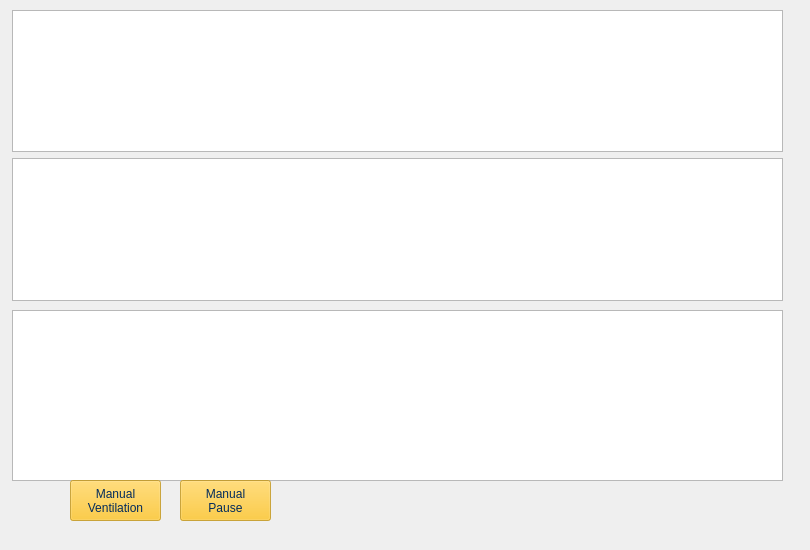
<?xml version="1.0" encoding="UTF-8"?>
<ui version="4.0">
 <class>Form</class>
 <widget class="QWidget" name="Form">
  <property name="geometry">
   <rect>
    <x>0</x>
    <y>0</y>
    <width>810</width>
    <height>550</height>
   </rect>
  </property>
  <property name="windowTitle">
   <string>Form</string>
  </property>
  <widget class="PlotWidget" name="graphPressure">
   <property name="geometry">
    <rect>
     <x>12</x>
     <y>310</y>
     <width>771</width>
     <height>171</height>
    </rect>
   </property>
   <property name="font">
    <font>
     <pointsize>16</pointsize>
    </font>
   </property>
   <property name="horizontalScrollBarPolicy">
    <enum>Qt::ScrollBarAlwaysOff</enum>
   </property>
   <property name="backgroundBrush">
    <brush brushstyle="SolidPattern">
     <color alpha="0">
      <red>0</red>
      <green>0</green>
      <blue>0</blue>
     </color>
    </brush>
   </property>
  </widget>
  <widget class="QWidget" name="layoutWidget">
   <property name="geometry">
    <rect>
     <x>12</x>
     <y>10</y>
     <width>771</width>
     <height>291</height>
    </rect>
   </property>
   <layout class="QVBoxLayout" name="verticalLayout_2">
    <item>
     <widget class="PlotWidget" name="graphFlow">
      <property name="autoFillBackground">
       <bool>false</bool>
      </property>
      <property name="styleSheet">
       <string notr="true">color: rgb(1, 30, 61);</string>
      </property>
      <property name="verticalScrollBarPolicy">
       <enum>Qt::ScrollBarAsNeeded</enum>
      </property>
      <property name="horizontalScrollBarPolicy">
       <enum>Qt::ScrollBarAlwaysOff</enum>
      </property>
      <property name="backgroundBrush">
       <brush brushstyle="SolidPattern">
        <color alpha="0">
         <red>109</red>
         <green>214</green>
         <blue>255</blue>
        </color>
       </brush>
      </property>
     </widget>
    </item>
    <item>
     <widget class="PlotWidget" name="graphVolume">
      <property name="verticalScrollBarPolicy">
       <enum>Qt::ScrollBarAsNeeded</enum>
      </property>
      <property name="horizontalScrollBarPolicy">
       <enum>Qt::ScrollBarAlwaysOff</enum>
      </property>
      <property name="backgroundBrush">
       <brush brushstyle="SolidPattern">
        <color alpha="0">
         <red>0</red>
         <green>0</green>
         <blue>0</blue>
        </color>
       </brush>
      </property>
     </widget>
    </item>
   </layout>
  </widget>
  <widget class="QPushButton" name="manualPauseButton">
   <property name="geometry">
    <rect>
     <x>180</x>
     <y>480</y>
     <width>91</width>
     <height>41</height>
    </rect>
   </property>
   <property name="styleSheet">
    <string notr="true">background-color: rgba(254, 192, 16,177);
color: rgb(3, 43, 91);</string>
   </property>
   <property name="text">
    <string>Manual
Pause</string>
   </property>
  </widget>
  <widget class="QPushButton" name="manualVentButton">
   <property name="geometry">
    <rect>
     <x>70</x>
     <y>480</y>
     <width>91</width>
     <height>41</height>
    </rect>
   </property>
   <property name="styleSheet">
    <string notr="true">background-color: rgba(254, 192, 16,177);
color: rgb(3, 43, 91);</string>
   </property>
   <property name="text">
    <string>Manual
Ventilation</string>
   </property>
  </widget>
 </widget>
 <customwidgets>
  <customwidget>
   <class>PlotWidget</class>
   <extends>QGraphicsView</extends>
   <header>pyqtgraph</header>
  </customwidget>
 </customwidgets>
 <resources/>
 <connections/>
</ui>
